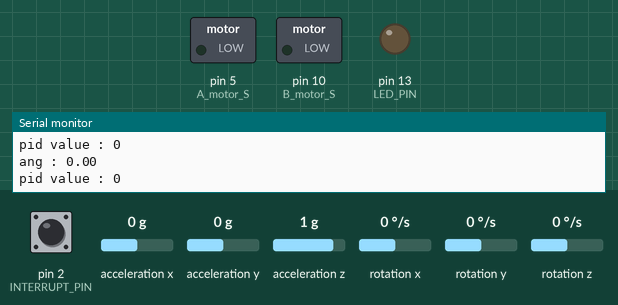
A sketch run on a simulated Arduino Uno, built with avr-gcc and run on an emulated ATmega328P. On the bench: switched loads named in the sketch (green lamp = pin HIGH), output pins drawn as LEDs (lit = HIGH), the last lines printed to the serial monitor. The inputs (shaded band) are chosen by the test bench; at power-on: acceleration x 0 g, acceleration z 1 g, pin 2 (INTERRUPT_PIN) LOW, acceleration y 0 g, rotation x 0 °/s, rotation y 0 °/s, rotation z 0 °/s. The sensor or clock chip raises its interrupt line as the real part does.

Above: at 2.2 s.
2.3 s: acceleration x set to -1.4 g
At 2.9 s:
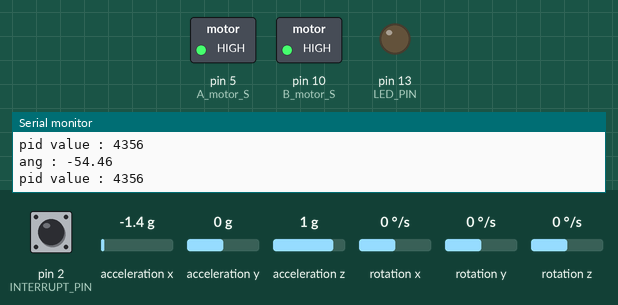
3.8 s: acceleration x set to 0 g
At 4.3 s:
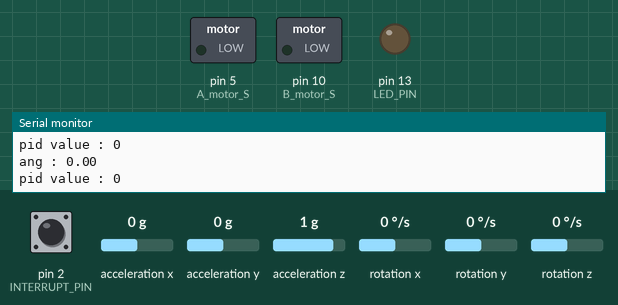
5.3 s: acceleration x set to -0.8 g
At 6.5 s:
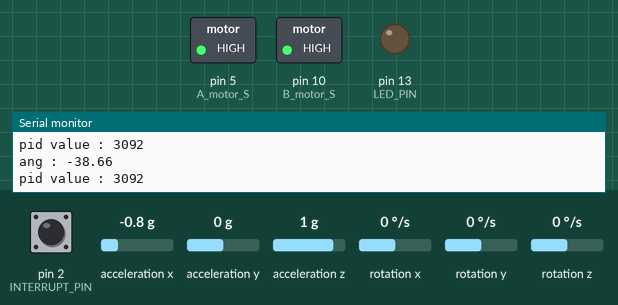
6.8 s: acceleration z set to -1.4 g
At 7.8 s:
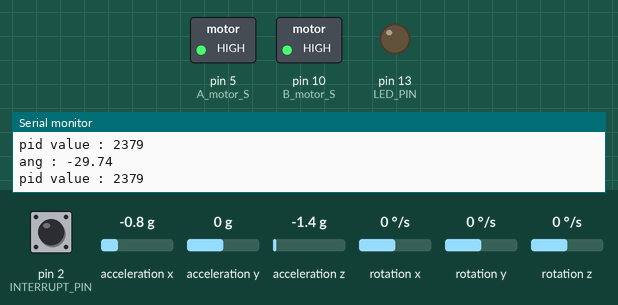
Timing chart, 0 to 9.3 s (numbered marks = the images above; inputs shaded):
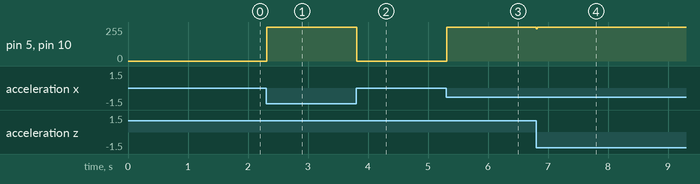

The sketch:

balancing_bot.ino
```cpp
// (licence header left out)
#include "mpu.h"

int A_motor_L = 6; //set number of pins to motor driver's control pin
int A_motor_R = 7; //4,5,6,7 pins are for direction control
int B_motor_L = 8; // 3,9 pins ar for speed control using PWM
int B_motor_R = 9;

int A_motor_S = 5; // 3
int B_motor_S = 10; // 9

int P_control, I_control, D_control;
int PID_control;

float Time = 0.0034; //set Time value. It is based on the time
                     //that the program use for one loop

float ref_ang; // ref_ang : the angle that the robot should be keeping
float cur_ang; // cur_ang : current angle of the robot
float pre_ang; // pre_ang : previous angle of the robot

float Kp = 80;  // P,I,D gain for PID control
float Ki = 0.5; // Please set these value based on experimental test
float Kd = 1;   // or simulation.

float pre_error; // Previous error

unsigned long cur_time;
unsigned long pre_time = 0;

void doMotor(bool dir, int vel)
{ // set the funtion that control the motor
  digitalWrite(A_motor_R, dir);
  digitalWrite(A_motor_L, not dir);
  analogWrite(A_motor_S, vel);

  digitalWrite(B_motor_L, dir);
  digitalWrite(B_motor_R, not dir);
  analogWrite(B_motor_S, vel);
}

void pidcontrol(float desired_angle)
{ // set the funtion that control the robot based on PID control

  float error = desired_angle - cur_ang;

  P_control = Kp * error;                      //get P control value
  I_control += Ki * error * Time;              //get I control value
  D_control = Kd * (error - pre_error) / Time; //get D control value

  PID_control = P_control + I_control + D_control; // get PID control value

  // If you want t use PI control or just P control,remove the remark

  //PID_control = P_control + I_control;
  //PID_control = P_control;

  doMotor((PID_control >= 0) ? HIGH : LOW, min(abs(PID_control), 255));
  pre_error = error;
}

// Please set the robot stable position and keep it at start of program
// it sets ref_ang as first stable angel

void setup()
{

  mpu_setup(); // this function is defined at mpu.h and mpu.cpp

  while (1)
  {
    cur_ang = mpu_get_pitch(); //get the current angle. The function is defined at mpu.h and mpu.cpp
    cur_time = millis();       // get the current time

    //As the program run, the program takes some time get a stable value.
    //I choosed the method that comparing current angle with previous angle
    //at sepecific intervals to know it is stable

    if (cur_time - pre_time >= 1000)
    {
      pre_time = cur_time;
      if (abs(pre_ang - cur_ang) <= 0.1) // If the difference of cunrrent angel and previous angle
      {                                  // is less than 0.1 degree, I regard it is stable
        ref_ang = cur_ang;               //set the ref angle
        Serial.print("pre_ang : ");
        Serial.println(pre_ang);
        break;
      }
      pre_ang = cur_ang;
    }
  }
  Serial.print("ref _ang : ");
  Serial.println(ref_ang);
}

void loop()
{

  // main loop function are here2
  cur_ang = mpu_get_pitch();
  Serial.print("ang : ");
  Serial.println(cur_ang);
  Serial.print("pid value : ");
  Serial.println(PID_control);
  pidcontrol(ref_ang);
}
```

mpu.cpp
```cpp
#include "mpu.h"

// I2C device class (I2Cdev) demonstration Arduino sketch for MPU6050 class using DMP (MotionApps v2.0)
// 6/21/2012 by Jeff Rowberg <jeff@rowberg.net>
// Updates should (hopefully) always be available at https://github.com/jrowberg/i2cdevlib
//
// Changelog:
//      2019-07-08 - Added Auto Calibration and offset generator
//       - and altered FIFO retrieval sequence to avoid using blocking code
//      2016-04-18 - Eliminated a potential infinite loop
//      2013-05-08 - added seamless Fastwire support
//                 - added note about gyro calibration
//      2012-06-21 - added note about Arduino 1.0.1 + Leonardo compatibility error
//      2012-06-20 - improved FIFO overflow handling and simplified read process
//      2012-06-19 - completely rearranged DMP initialization code and simplification
//      2012-06-13 - pull gyro and accel data from FIFO packet instead of reading directly
//      2012-06-09 - fix broken FIFO read sequence and change interrupt detection to RISING
//      2012-06-05 - add gravity-compensated initial reference frame acceleration output
//                 - add 3D math helper file to DMP6 example sketch
//                 - add Euler output and Yaw/Pitch/Roll output formats
//      2012-06-04 - remove accel offset clearing for better results (thanks Sungon Lee)
//      2012-06-01 - fixed gyro sensitivity to be 2000 deg/sec instead of 250
//      2012-05-30 - basic DMP initialization working

/* ============================================
  I2Cdev device library code is placed under the MIT license
  Copyright (c) 2012 Jeff Rowberg

  Permission is hereby granted, free of charge, to any person obtaining a copy
  of this software and associated documentation files (the "Software"), to deal
  in the Software without restriction, including without limitation the rights
  to use, copy, modify, merge, publish, distribute, sublicense, and/or sell
  copies of the Software, and to permit persons to whom the Software is
  furnished to do so, subject to the following conditions:

  The above copyright notice and this permission notice shall be included in
  all copies or substantial portions of the Software.

  THE SOFTWARE IS PROVIDED "AS IS", WITHOUT WARRANTY OF ANY KIND, EXPRESS OR
  IMPLIED, INCLUDING BUT NOT LIMITED TO THE WARRANTIES OF MERCHANTABILITY,
  FITNESS FOR A PARTICULAR PURPOSE AND NONINFRINGEMENT. IN NO EVENT SHALL THE
  AUTHORS OR COPYRIGHT HOLDERS BE LIABLE FOR ANY CLAIM, DAMAGES OR OTHER
  LIABILITY, WHETHER IN AN ACTION OF CONTRACT, TORT OR OTHERWISE, ARISING FROM,
  OUT OF OR IN CONNECTION WITH THE SOFTWARE OR THE USE OR OTHER DEALINGS IN
  THE SOFTWARE.
  ===============================================
*/

// I2Cdev and MPU6050 must be installed as libraries, or else the .cpp/.h files
// for both classes must be in the include path of your project
#include "I2Cdev.h"

#include "MPU6050_6Axis_MotionApps20.h"
//#include "MPU6050.h" // not necessary if using MotionApps include file

// Arduino Wire library is required if I2Cdev I2CDEV_ARDUINO_WIRE implementation
// is used in I2Cdev.h
#if I2CDEV_IMPLEMENTATION == I2CDEV_ARDUINO_WIRE
#include "Wire.h"
#endif

// class default I2C address is 0x68
// specific I2C addresses may be passed as a parameter here
// AD0 low = 0x68 (default for SparkFun breakout and InvenSense evaluation board)
// AD0 high = 0x69
MPU6050 mpu;
//MPU6050 mpu(0x69); // <-- use for AD0 high

/* =========================================================================
   NOTE: In addition to connection 3.3v, GND, SDA, and SCL, this sketch
   depends on the MPU-6050's INT pin being connected to the Arduino's
   external interrupt #0 pin. On the Arduino Uno and Mega 2560, this is
   digital I/O pin 2.
   ========================================================================= */

/* =========================================================================
   NOTE: Arduino v1.0.1 with the Leonardo board generates a compile error
   when using Serial.write(buf, len). The Teapot output uses this method.
   The solution requires a modification to the Arduino USBAPI.h file, which
   is fortunately simple, but annoying. This will be fixed in the next IDE
   release. For more info, see these links:

   http://arduino.cc/forum/index.php/topic,109987.0.html
   http://code.google.com/p/arduino/issues/detail?id=958
   ========================================================================= */


// uncomment "OUTPUT_READABLE_YAWPITCHROLL" if you want to see the yaw/
// pitch/roll angles (in degrees) calculated from the quaternions coming
// from the FIFO. Note this also requires gravity vector calculations.
// Also note that yaw/pitch/roll angles suffer from gimbal lock (for
// more info, see: http://en.wikipedia.org/wiki/Gimbal_lock)
#define OUTPUT_READABLE_YAWPITCHROLL


#define INTERRUPT_PIN 2  // use pin 2 on Arduino Uno & most boards
#define LED_PIN 13 // (Arduino is 13, Teensy is 11, Teensy++ is 6)
bool blinkState = false;

// MPU control/status vars
bool dmpReady = false;  // set true if DMP init was successful
uint8_t mpuIntStatus;   // holds actual interrupt status byte from MPU
uint8_t devStatus;      // return status after each device operation (0 = success, !0 = error)
uint16_t packetSize;    // expected DMP packet size (default is 42 bytes)
uint16_t fifoCount;     // count of all bytes currently in FIFO
uint8_t fifoBuffer[64]; // FIFO storage buffer

// orientation/motion vars
Quaternion q;           // [w, x, y, z]         quaternion container
VectorInt16 aa;         // [x, y, z]            accel sensor measurements
VectorInt16 aaReal;     // [x, y, z]            gravity-free accel sensor measurements
VectorInt16 aaWorld;    // [x, y, z]            world-frame accel sensor measurements
VectorFloat gravity;    // [x, y, z]            gravity vector
float euler[3];         // [psi, theta, phi]    Euler angle container
float ypr[3];           // [yaw, pitch, roll]   yaw/pitch/roll container and gravity vector

// packet structure for InvenSense teapot demo
uint8_t teapotPacket[14] = { '$', 0x02, 0, 0, 0, 0, 0, 0, 0, 0, 0x00, 0x00, '\r', '\n' };


// ================================================================
// ===               INTERRUPT DETECTION ROUTINE                ===
// ================================================================

volatile bool mpuInterrupt = false;     // indicates whether MPU interrupt pin has gone high
void dmpDataReady() {
  mpuInterrupt = true;
}

// ================================================================
// ===                      INITIAL SETUP                       ===
// ================================================================

void mpu_setup() {
  // join I2C bus (I2Cdev library doesn't do this automatically)
#if I2CDEV_IMPLEMENTATION == I2CDEV_ARDUINO_WIRE
  Wire.begin();
  Wire.setClock(400000); // 400kHz I2C clock. Comment this line if having compilation difficulties
#elif I2CDEV_IMPLEMENTATION == I2CDEV_BUILTIN_FASTWIRE
  Fastwire::setup(400, true);
#endif

  // initialize serial communication
  // (115200 chosen because it is required for Teapot Demo output, but it's
  // really up to you depending on your project)
  Serial.begin(115200);
  while (!Serial); // wait for Leonardo enumeration, others continue immediately

  // NOTE: 8MHz or slower host processors, like the Teensy @ 3.3V or Arduino
  // Pro Mini running at 3.3V, cannot handle this baud rate reliably due to
  // the baud timing being too misaligned with processor ticks. You must use
  // 38400 or slower in these cases, or use some kind of external separate
  // crystal solution for the UART timer.

  // initialize device
  Serial.println(F("Initializing I2C devices..."));
  mpu.initialize();
  pinMode(INTERRUPT_PIN, INPUT);

  // verify connection
  Serial.println(F("Testing device connections..."));
  Serial.println(mpu.testConnection() ? F("MPU6050 connection successful") : F("MPU6050 connection failed"));

  // load and configure the DMP
  Serial.println(F("Initializing DMP..."));
  devStatus = mpu.dmpInitialize();

  // supply your own gyro offsets here, scaled for min sensitivity
  mpu.setXGyroOffset(220);
  mpu.setYGyroOffset(76);
  mpu.setZGyroOffset(-85);
  mpu.setZAccelOffset(1788); // 1688 factory default for my test chip

  // make sure it worked (returns 0 if so)
  if (devStatus == 0) {

    // turn on the DMP, now that it's ready
    Serial.println(F("Enabling DMP..."));
    mpu.setDMPEnabled(true);

    // enable Arduino interrupt detection
    Serial.print(F("Enabling interrupt detection (Arduino external interrupt "));
    Serial.print(digitalPinToInterrupt(INTERRUPT_PIN));
    Serial.println(F(")..."));
    attachInterrupt(digitalPinToInterrupt(INTERRUPT_PIN), dmpDataReady, RISING);
    mpuIntStatus = mpu.getIntStatus();

    // set our DMP Ready flag so the main loop() function knows it's okay to use it
    Serial.println(F("DMP ready! Waiting for first interrupt..."));
    dmpReady = true;

    // get expected DMP packet size for later comparison
    packetSize = mpu.dmpGetFIFOPacketSize();
  } else {
    // ERROR!
    // 1 = initial memory load failed
    // 2 = DMP configuration updates failed
    // (if it's going to break, usually the code will be 1)
    Serial.print(F("DMP Initialization failed (code "));
    Serial.print(devStatus);
    Serial.println(F(")"));
  }

  // configure LED for output
  pinMode(LED_PIN, OUTPUT);
}

// ================================================================
// ===                    MAIN PROGRAM LOOP                     ===
// ================================================================

float mpu_get_pitch() {
  // if programming failed, don't try to do anything
  if (!dmpReady) return;

  // wait for MPU interrupt or extra packet(s) available
  while (!mpuInterrupt && fifoCount < packetSize) {
    if (mpuInterrupt && fifoCount < packetSize) {
      // try to get out of the infinite loop
      fifoCount = mpu.getFIFOCount();
    }
  }

  // reset interrupt flag and get INT_STATUS byte
  mpuInterrupt = false;
  mpuIntStatus = mpu.getIntStatus();

  // get current FIFO count
  fifoCount = mpu.getFIFOCount();
  if (fifoCount < packetSize) {
    //Lets go back and wait for another interrupt. We shouldn't be here, we got an interrupt from another event
    // This is blocking so don't do it   while (fifoCount < packetSize) fifoCount = mpu.getFIFOCount();
  }
  // check for overflow (this should never happen unless our code is too inefficient)
  else if ((mpuIntStatus & _BV(MPU6050_INTERRUPT_FIFO_OFLOW_BIT)) || fifoCount >= 1024) {
    // reset so we can continue cleanly
    mpu.resetFIFO();
    //  fifoCount = mpu.getFIFOCount();  // will be zero after reset no need to ask
    Serial.println(F("FIFO overflow!"));

    // otherwise, check for DMP data ready interrupt (this should happen frequently)
  } else if (mpuIntStatus & _BV(MPU6050_INTERRUPT_DMP_INT_BIT)) {

    // read a packet from FIFO
    while (fifoCount >= packetSize) { // Lets catch up to NOW, someone is using the dreaded delay()!
      mpu.getFIFOBytes(fifoBuffer, packetSize);
      // track FIFO count here in case there is > 1 packet available
      // (this lets us immediately read more without waiting for an interrupt)
      fifoCount -= packetSize;
    }

    // display Euler angles in degrees
    mpu.dmpGetQuaternion(&q, fifoBuffer);
    mpu.dmpGetGravity(&gravity, &q);
    mpu.dmpGetYawPitchRoll(ypr, &q, &gravity);
    //    Serial.print("ypr\t");
    //    Serial.print(ypr[0] * 180 / M_PI);
    //    Serial.print("\t");
    //    Serial.print(ypr[1] * 180 / M_PI);
    //    Serial.print("\t");
    //    Serial.println(ypr[2] * 180 / M_PI);

    return ypr[1] * 180 / M_PI;

    delay(5);

  }
}
```

mpu.h
```cpp
// I wrote this header file and Cpp file based on jrowberg's i2devlib (https://github.com/jrowberg/i2cdevlib/tree/master/Arduino/MPU6050_
// these are almost same with the library's example named 'MPU6050_DMP6'
// I just edit a few things from that example
// I really appreciate to this fantastic library and example


#ifndef MPU_H
#define MPU_H

#include <Arduino.h>

void mpu_setup();

float mpu_get_pitch();

#endif
```

Measured:
- after the input at 2.3 s, pin 5 (A_motor_S), pin 10 (B_motor_S): 0/255 → 255/255 at once
- after the input at 3.8 s, pin 5 (A_motor_S), pin 10 (B_motor_S): 255/255 → 0/255 at once
- after the input at 5.3 s, pin 5 (A_motor_S), pin 10 (B_motor_S): 0/255 → 255/255 at once
- after the input at 6.8 s, pin 5 (A_motor_S), pin 10 (B_motor_S): 255/255 → 243/255 at once, → 255/255 0.01 s later
